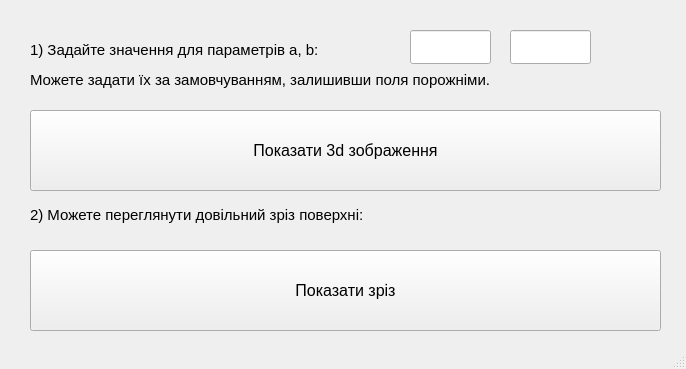
<?xml version="1.0" encoding="UTF-8"?>
<ui version="4.0">
 <class>MainWindow</class>
 <widget class="QMainWindow" name="MainWindow">
  <property name="windowModality">
   <enum>Qt::NonModal</enum>
  </property>
  <property name="geometry">
   <rect>
    <x>0</x>
    <y>0</y>
    <width>686</width>
    <height>369</height>
   </rect>
  </property>
  <property name="windowTitle">
   <string>Лабораторна робота №3</string>
  </property>
  <property name="locale">
   <locale language="Ukrainian" country="Ukraine"/>
  </property>
  <widget class="QWidget" name="centralwidget">
   <widget class="QLabel" name="label">
    <property name="geometry">
     <rect>
      <x>30</x>
      <y>20</y>
      <width>601</width>
      <height>91</height>
     </rect>
    </property>
    <property name="font">
     <font>
      <pointsize>11</pointsize>
      <weight>50</weight>
      <italic>false</italic>
      <bold>false</bold>
     </font>
    </property>
    <property name="text">
     <string>&lt;html&gt;&lt;head/&gt;&lt;body&gt;&lt;p&gt;1) Задайте значення для параметрів a, b:&lt;/p&gt;&lt;p&gt;Можете задати їх за замовчуванням, залишивши поля порожніми.&lt;/p&gt;&lt;/body&gt;&lt;/html&gt;</string>
    </property>
   </widget>
   <widget class="QLineEdit" name="lineEdit">
    <property name="geometry">
     <rect>
      <x>410</x>
      <y>30</y>
      <width>81</width>
      <height>34</height>
     </rect>
    </property>
    <property name="inputMask">
     <string comment="2" extracomment="2"/>
    </property>
    <property name="text">
     <string comment="2" extracomment="2"/>
    </property>
    <property name="dragEnabled">
     <bool>false</bool>
    </property>
   </widget>
   <widget class="QLineEdit" name="lineEdit_2">
    <property name="geometry">
     <rect>
      <x>510</x>
      <y>30</y>
      <width>81</width>
      <height>34</height>
     </rect>
    </property>
    <property name="inputMask">
     <string/>
    </property>
    <property name="text">
     <string/>
    </property>
    <property name="dragEnabled">
     <bool>false</bool>
    </property>
   </widget>
   <widget class="QLabel" name="label_2">
    <property name="geometry">
     <rect>
      <x>30</x>
      <y>190</y>
      <width>531</width>
      <height>51</height>
     </rect>
    </property>
    <property name="font">
     <font>
      <pointsize>11</pointsize>
      <weight>50</weight>
      <italic>false</italic>
      <bold>false</bold>
     </font>
    </property>
    <property name="text">
     <string>&lt;html&gt;&lt;head/&gt;&lt;body&gt;&lt;p&gt;2) Можете переглянути довільний зріз поверхні:&lt;/p&gt;&lt;/body&gt;&lt;/html&gt;</string>
    </property>
   </widget>
   <widget class="QPushButton" name="pushButton">
    <property name="geometry">
     <rect>
      <x>30</x>
      <y>110</y>
      <width>631</width>
      <height>81</height>
     </rect>
    </property>
    <property name="font">
     <font>
      <pointsize>12</pointsize>
      <weight>50</weight>
      <italic>false</italic>
      <bold>false</bold>
     </font>
    </property>
    <property name="text">
     <string>Показати 3d зображення</string>
    </property>
    <property name="shortcut">
     <string>Ctrl+1</string>
    </property>
   </widget>
   <widget class="QPushButton" name="pushButton_2">
    <property name="geometry">
     <rect>
      <x>30</x>
      <y>250</y>
      <width>631</width>
      <height>81</height>
     </rect>
    </property>
    <property name="font">
     <font>
      <pointsize>12</pointsize>
      <weight>50</weight>
      <italic>false</italic>
      <bold>false</bold>
     </font>
    </property>
    <property name="text">
     <string>Показати зріз</string>
    </property>
    <property name="shortcut">
     <string>Ctrl+2</string>
    </property>
   </widget>
  </widget>
  <widget class="QStatusBar" name="statusbar"/>
 </widget>
 <resources/>
 <connections/>
</ui>
